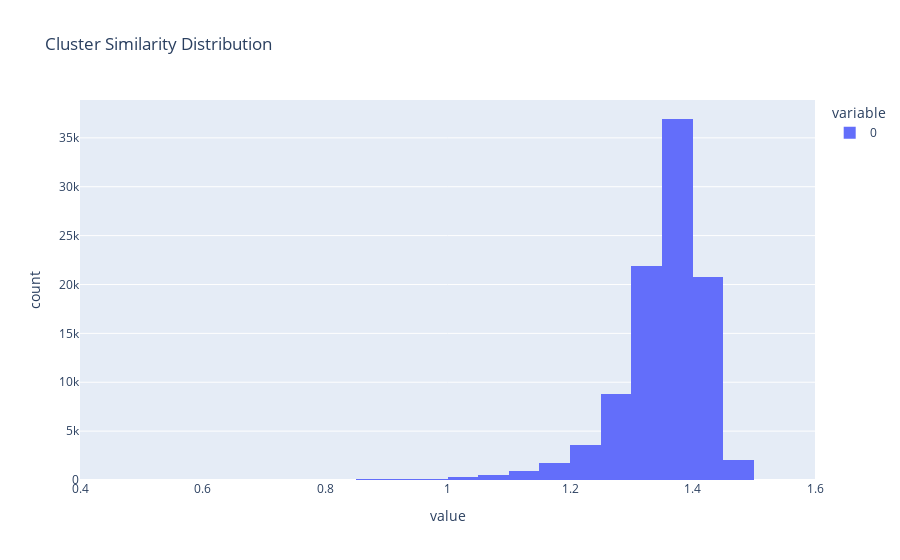

Notebook code for this chart:
### Code cell
# histgram(cluster_similarity_dict.values())
import plotly.express as px
px.histogram(list(cluster_similarity_dict.values()), nbins=50, title="Cluster Similarity Distribution").show()

### Figure 1 — Plotly figure (JSON) as saved in the notebook; plotly's stock layout.template omitted (floating-point values rounded to 4 significant figures; data arrays with more than 128 entries replaced by an {"elided": "..."} marker saying what was removed)
{"data": [{"alignmentgroup": "True", "bingroup": "x", "hovertemplate": "variable=0<br>value=%{x}<br>count=%{y}<extra></extra>", "legendgroup": "0", "marker": {"color": "#636efa", "pattern": {"shape": ""}}, "name": "0", "nbinsx": 50, "offsetgroup": "0", "orientation": "v", "showlegend": true, "type": "histogram", "x": {"elided": "97903 float values"}, "xaxis": "x", "yaxis": "y"}], "layout": {"barmode": "relative", "legend": {"title": {"text": "variable"}, "tracegroupgap": 0}, "title": {"text": "Cluster Similarity Distribution"}, "xaxis": {"anchor": "y", "domain": [0, 1], "title": {"text": "value"}}, "yaxis": {"anchor": "x", "domain": [0, 1], "title": {"text": "count"}}}}
